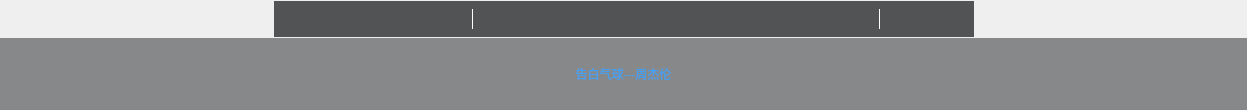
<?xml version="1.0" encoding="UTF-8"?>
<ui version="4.0">
 <class>DesktopLyric</class>
 <widget class="QWidget" name="DesktopLyric">
  <property name="geometry">
   <rect>
    <x>0</x>
    <y>0</y>
    <width>1247</width>
    <height>110</height>
   </rect>
  </property>
  <property name="minimumSize">
   <size>
    <width>960</width>
    <height>110</height>
   </size>
  </property>
  <property name="windowTitle">
   <string>Form</string>
  </property>
  <property name="styleSheet">
   <string notr="true">*
{
border: none;
}

QFrame#frame_all
{
background-color: transparent;
}

QFrame#frame_top
{
background-color: transparent;
}

QFrame#frame_func
{
background-color: rgba(64, 66, 68,0.9);
}

QPushButton
{
background-color: transparent;
}

#line2,#line1
{
background-color: white;
}

QLabel#label_lyric
{
/*border: 2px dashed rgba(85, 222, 131,1.0);*/
/*font: 800 30px &quot;微软雅黑&quot;;*/
color: rgb(70, 160, 239);
background-color: rgba(64, 66, 68,0.6);
}</string>
  </property>
  <layout class="QVBoxLayout" name="verticalLayout">
   <property name="spacing">
    <number>0</number>
   </property>
   <property name="leftMargin">
    <number>0</number>
   </property>
   <property name="topMargin">
    <number>0</number>
   </property>
   <property name="rightMargin">
    <number>0</number>
   </property>
   <property name="bottomMargin">
    <number>0</number>
   </property>
   <item>
    <widget class="QFrame" name="frame_all">
     <property name="styleSheet">
      <string notr="true"/>
     </property>
     <property name="frameShape">
      <enum>QFrame::StyledPanel</enum>
     </property>
     <property name="frameShadow">
      <enum>QFrame::Raised</enum>
     </property>
     <layout class="QVBoxLayout" name="verticalLayout_2">
      <property name="spacing">
       <number>0</number>
      </property>
      <property name="leftMargin">
       <number>0</number>
      </property>
      <property name="topMargin">
       <number>0</number>
      </property>
      <property name="rightMargin">
       <number>0</number>
      </property>
      <property name="bottomMargin">
       <number>0</number>
      </property>
      <item>
       <widget class="QFrame" name="frame_top">
        <property name="minimumSize">
         <size>
          <width>960</width>
          <height>38</height>
         </size>
        </property>
        <property name="maximumSize">
         <size>
          <width>16777215</width>
          <height>38</height>
         </size>
        </property>
        <property name="styleSheet">
         <string notr="true"/>
        </property>
        <property name="frameShape">
         <enum>QFrame::StyledPanel</enum>
        </property>
        <property name="frameShadow">
         <enum>QFrame::Raised</enum>
        </property>
        <layout class="QHBoxLayout" name="horizontalLayout">
         <property name="leftMargin">
          <number>0</number>
         </property>
         <property name="topMargin">
          <number>0</number>
         </property>
         <property name="rightMargin">
          <number>0</number>
         </property>
         <property name="bottomMargin">
          <number>0</number>
         </property>
         <item>
          <spacer name="horizontalSpacer">
           <property name="orientation">
            <enum>Qt::Horizontal</enum>
           </property>
           <property name="sizeHint" stdset="0">
            <size>
             <width>265</width>
             <height>20</height>
            </size>
           </property>
          </spacer>
         </item>
         <item>
          <widget class="QFrame" name="frame_func">
           <property name="minimumSize">
            <size>
             <width>700</width>
             <height>36</height>
            </size>
           </property>
           <property name="maximumSize">
            <size>
             <width>700</width>
             <height>36</height>
            </size>
           </property>
           <property name="styleSheet">
            <string notr="true"/>
           </property>
           <property name="frameShape">
            <enum>QFrame::StyledPanel</enum>
           </property>
           <property name="frameShadow">
            <enum>QFrame::Raised</enum>
           </property>
           <layout class="QHBoxLayout" name="horizontalLayout_2">
            <property name="spacing">
             <number>6</number>
            </property>
            <property name="leftMargin">
             <number>4</number>
            </property>
            <property name="topMargin">
             <number>0</number>
            </property>
            <property name="rightMargin">
             <number>0</number>
            </property>
            <property name="bottomMargin">
             <number>0</number>
            </property>
            <item>
             <widget class="QPushButton" name="pushButton_icon">
              <property name="minimumSize">
               <size>
                <width>24</width>
                <height>24</height>
               </size>
              </property>
              <property name="maximumSize">
               <size>
                <width>24</width>
                <height>24</height>
               </size>
              </property>
              <property name="styleSheet">
               <string notr="true">QPushButton
{
border-image: url(:/images/desktop/desktop_icon.png);
}</string>
              </property>
              <property name="text">
               <string/>
              </property>
             </widget>
            </item>
            <item>
             <widget class="QPushButton" name="pushButton_vertical">
              <property name="minimumSize">
               <size>
                <width>20</width>
                <height>20</height>
               </size>
              </property>
              <property name="maximumSize">
               <size>
                <width>20</width>
                <height>20</height>
               </size>
              </property>
              <property name="styleSheet">
               <string notr="true">QPushButton
{
border-image: url(:/images/desktop/desktop_horizontal.png);
}</string>
              </property>
              <property name="text">
               <string/>
              </property>
             </widget>
            </item>
            <item>
             <widget class="QPushButton" name="pushButton_previous">
              <property name="minimumSize">
               <size>
                <width>20</width>
                <height>20</height>
               </size>
              </property>
              <property name="maximumSize">
               <size>
                <width>20</width>
                <height>20</height>
               </size>
              </property>
              <property name="styleSheet">
               <string notr="true">QPushButton
{
border-image: url(:/images/desktop/desktop_previous.png);
}</string>
              </property>
              <property name="text">
               <string/>
              </property>
             </widget>
            </item>
            <item>
             <widget class="QPushButton" name="pushButton_deskplay">
              <property name="minimumSize">
               <size>
                <width>20</width>
                <height>20</height>
               </size>
              </property>
              <property name="maximumSize">
               <size>
                <width>20</width>
                <height>20</height>
               </size>
              </property>
              <property name="styleSheet">
               <string notr="true">QPushButton
{
border-image: url(:/images/desktop/desktop_pause.png);
}

QPushButton:checked
{
border-image: url(:/images/desktop/desktop_play.png);
}</string>
              </property>
              <property name="text">
               <string/>
              </property>
             </widget>
            </item>
            <item>
             <widget class="QPushButton" name="pushButton_next">
              <property name="minimumSize">
               <size>
                <width>20</width>
                <height>20</height>
               </size>
              </property>
              <property name="maximumSize">
               <size>
                <width>20</width>
                <height>20</height>
               </size>
              </property>
              <property name="styleSheet">
               <string notr="true">QPushButton
{
border-image: url(:/images/desktop/desktop_next.png);
}</string>
              </property>
              <property name="text">
               <string/>
              </property>
             </widget>
            </item>
            <item>
             <widget class="QPushButton" name="pushButton_collect">
              <property name="minimumSize">
               <size>
                <width>26</width>
                <height>26</height>
               </size>
              </property>
              <property name="maximumSize">
               <size>
                <width>26</width>
                <height>26</height>
               </size>
              </property>
              <property name="styleSheet">
               <string notr="true">QPushButton
{
border-image: url(:/images/desktop/desktop_collect.png);
}

QPushButton:checked
{
border-image: url(:/images/desktop/desktop_collected.png);
}

QPushButton:hover
{
border-image: url(:/images/desktop/desktop_collected.png);
}</string>
              </property>
              <property name="text">
               <string/>
              </property>
             </widget>
            </item>
            <item>
             <widget class="Line" name="line1">
              <property name="minimumSize">
               <size>
                <width>1</width>
                <height>20</height>
               </size>
              </property>
              <property name="maximumSize">
               <size>
                <width>1</width>
                <height>20</height>
               </size>
              </property>
              <property name="orientation">
               <enum>Qt::Vertical</enum>
              </property>
             </widget>
            </item>
            <item>
             <widget class="QPushButton" name="pushButton_zoomIn">
              <property name="minimumSize">
               <size>
                <width>20</width>
                <height>20</height>
               </size>
              </property>
              <property name="maximumSize">
               <size>
                <width>20</width>
                <height>20</height>
               </size>
              </property>
              <property name="styleSheet">
               <string notr="true">QPushButton
{
border-image: url(:/images/desktop/desktop_fontZoomIn.png);
}</string>
              </property>
              <property name="text">
               <string/>
              </property>
             </widget>
            </item>
            <item>
             <widget class="QPushButton" name="pushButton_zoomOut">
              <property name="minimumSize">
               <size>
                <width>20</width>
                <height>20</height>
               </size>
              </property>
              <property name="maximumSize">
               <size>
                <width>20</width>
                <height>20</height>
               </size>
              </property>
              <property name="styleSheet">
               <string notr="true">QPushButton
{
border-image: url(:/images/desktop/desktop_fontZoomUot.png);
}</string>
              </property>
              <property name="text">
               <string/>
              </property>
             </widget>
            </item>
            <item>
             <widget class="QPushButton" name="pushButton_sound_add">
              <property name="minimumSize">
               <size>
                <width>22</width>
                <height>22</height>
               </size>
              </property>
              <property name="maximumSize">
               <size>
                <width>22</width>
                <height>22</height>
               </size>
              </property>
              <property name="styleSheet">
               <string notr="true">QPushButton
{
border-image: url(:/images/desktop/desktop_sound_add.png);
}</string>
              </property>
              <property name="text">
               <string/>
              </property>
             </widget>
            </item>
            <item>
             <widget class="QPushButton" name="pushButton_sound_sub">
              <property name="minimumSize">
               <size>
                <width>22</width>
                <height>22</height>
               </size>
              </property>
              <property name="maximumSize">
               <size>
                <width>22</width>
                <height>22</height>
               </size>
              </property>
              <property name="styleSheet">
               <string notr="true">QPushButton
{
border-image: url(:/images/desktop/desktop_sound_sub.png);
}</string>
              </property>
              <property name="text">
               <string/>
              </property>
             </widget>
            </item>
            <item>
             <widget class="QPushButton" name="pushButton_add">
              <property name="minimumSize">
               <size>
                <width>20</width>
                <height>20</height>
               </size>
              </property>
              <property name="maximumSize">
               <size>
                <width>20</width>
                <height>20</height>
               </size>
              </property>
              <property name="styleSheet">
               <string notr="true">QPushButton
{
border-image: url(:/images/desktop/desktop_fastbackward.png);
}</string>
              </property>
              <property name="text">
               <string/>
              </property>
             </widget>
            </item>
            <item>
             <widget class="QPushButton" name="pushButton_sub">
              <property name="minimumSize">
               <size>
                <width>20</width>
                <height>20</height>
               </size>
              </property>
              <property name="maximumSize">
               <size>
                <width>20</width>
                <height>20</height>
               </size>
              </property>
              <property name="styleSheet">
               <string notr="true">QPushButton
{
border-image: url(:/images/desktop/desktop_fastforward.png);
}</string>
              </property>
              <property name="text">
               <string/>
              </property>
             </widget>
            </item>
            <item>
             <widget class="QPushButton" name="pushButton_kala">
              <property name="minimumSize">
               <size>
                <width>24</width>
                <height>24</height>
               </size>
              </property>
              <property name="maximumSize">
               <size>
                <width>24</width>
                <height>24</height>
               </size>
              </property>
              <property name="styleSheet">
               <string notr="true">QPushButton
{
border-image: url(:/images/desktop/desktop_kalaOK.png);
}</string>
              </property>
              <property name="text">
               <string/>
              </property>
             </widget>
            </item>
            <item>
             <widget class="QPushButton" name="pushButton_color">
              <property name="minimumSize">
               <size>
                <width>24</width>
                <height>24</height>
               </size>
              </property>
              <property name="maximumSize">
               <size>
                <width>24</width>
                <height>24</height>
               </size>
              </property>
              <property name="styleSheet">
               <string notr="true">QPushButton
{
border-image: url(:/images/desktop/desktop_pallate.png);
}</string>
              </property>
              <property name="text">
               <string/>
              </property>
             </widget>
            </item>
            <item>
             <widget class="QPushButton" name="pushButtonsetting">
              <property name="minimumSize">
               <size>
                <width>24</width>
                <height>24</height>
               </size>
              </property>
              <property name="maximumSize">
               <size>
                <width>24</width>
                <height>24</height>
               </size>
              </property>
              <property name="styleSheet">
               <string notr="true">QPushButton
{
border-image: url(:/images/desktop/desktop_set.png);
}</string>
              </property>
              <property name="text">
               <string/>
              </property>
             </widget>
            </item>
            <item>
             <widget class="QPushButton" name="pushButton_search">
              <property name="minimumSize">
               <size>
                <width>90</width>
                <height>26</height>
               </size>
              </property>
              <property name="maximumSize">
               <size>
                <width>100</width>
                <height>26</height>
               </size>
              </property>
              <property name="styleSheet">
               <string notr="true">QPushButton
{
color: #b5bfc1;
font: 400 14px &quot;微软雅黑&quot;;
}</string>
              </property>
              <property name="text">
               <string/>
              </property>
             </widget>
            </item>
            <item>
             <widget class="Line" name="line2">
              <property name="minimumSize">
               <size>
                <width>1</width>
                <height>20</height>
               </size>
              </property>
              <property name="maximumSize">
               <size>
                <width>1</width>
                <height>20</height>
               </size>
              </property>
              <property name="orientation">
               <enum>Qt::Vertical</enum>
              </property>
             </widget>
            </item>
            <item>
             <widget class="QPushButton" name="pushButton_lock">
              <property name="minimumSize">
               <size>
                <width>20</width>
                <height>20</height>
               </size>
              </property>
              <property name="maximumSize">
               <size>
                <width>20</width>
                <height>20</height>
               </size>
              </property>
              <property name="styleSheet">
               <string notr="true">QPushButton
{
border-image: url(:/images/desktop/deskop_unlock.png);
}

QPushButton:checked
{
border-image: url(:/images/desktop/desktop_lock.png);
}</string>
              </property>
              <property name="text">
               <string/>
              </property>
             </widget>
            </item>
            <item>
             <widget class="QPushButton" name="pushButton_desktop">
              <property name="minimumSize">
               <size>
                <width>18</width>
                <height>18</height>
               </size>
              </property>
              <property name="maximumSize">
               <size>
                <width>18</width>
                <height>18</height>
               </size>
              </property>
              <property name="styleSheet">
               <string notr="true">QPushButton
{
border-image: url(:/images/desktop/desktop_switch.png);
}</string>
              </property>
              <property name="text">
               <string/>
              </property>
             </widget>
            </item>
            <item>
             <widget class="QPushButton" name="pushButton_close">
              <property name="minimumSize">
               <size>
                <width>20</width>
                <height>20</height>
               </size>
              </property>
              <property name="maximumSize">
               <size>
                <width>20</width>
                <height>20</height>
               </size>
              </property>
              <property name="styleSheet">
               <string notr="true">#pushButton_close
{
border-image: url(:/images/desktop/desktop_close.png);
}</string>
              </property>
              <property name="text">
               <string/>
              </property>
             </widget>
            </item>
           </layout>
          </widget>
         </item>
         <item>
          <spacer name="horizontalSpacer_2">
           <property name="orientation">
            <enum>Qt::Horizontal</enum>
           </property>
           <property name="sizeHint" stdset="0">
            <size>
             <width>264</width>
             <height>20</height>
            </size>
           </property>
          </spacer>
         </item>
        </layout>
       </widget>
      </item>
      <item>
       <widget class="QLabel" name="label_lyric">
        <property name="minimumSize">
         <size>
          <width>960</width>
          <height>72</height>
         </size>
        </property>
        <property name="maximumSize">
         <size>
          <width>16777215</width>
          <height>72</height>
         </size>
        </property>
        <property name="styleSheet">
         <string notr="true"/>
        </property>
        <property name="text">
         <string>告白气球---周杰伦</string>
        </property>
        <property name="alignment">
         <set>Qt::AlignCenter</set>
        </property>
       </widget>
      </item>
     </layout>
    </widget>
   </item>
  </layout>
 </widget>
 <resources/>
 <connections/>
</ui>
